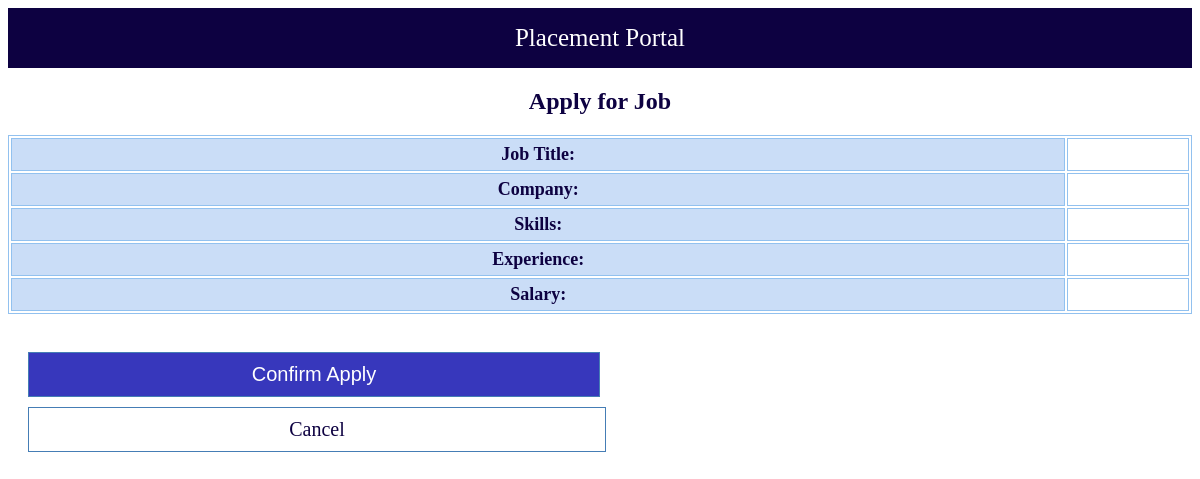
Page /apply/4 (signed in) on the earlier database version.
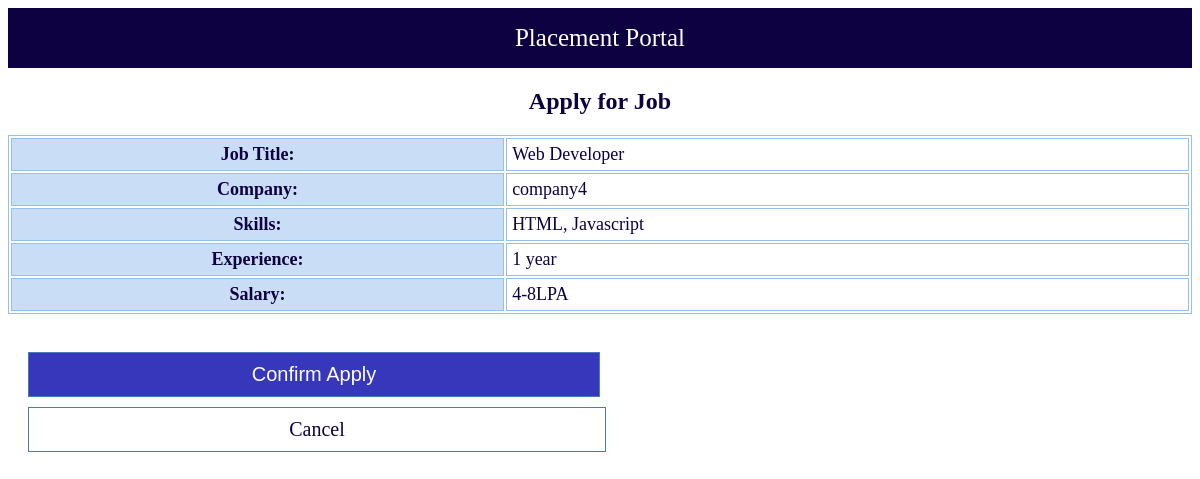
Same page on the later database version.
### tables this page shows
CREATE TABLE drives(
        id INTEGER PRIMARY KEY AUTOINCREMENT,
        company_id INTEGER,
        job_title TEXT,
        skills TEXT,
        experience TEXT,
        salary TEXT,
        status TEXT DEFAULT 'pending',
        FOREIGN KEY(company_id) REFERENCES companies(id)
    );

CREATE TABLE companies(
        id INTEGER PRIMARY KEY AUTOINCREMENT,
        name TEXT NOT NULL,
        email TEXT NOT NULL,
        password TEXT NOT NULL,
        website TEXT,
        hr_contact TEXT,
        status TEXT NOT NULL DEFAULT 'pending'
    );

### app.py (the view, shortened to what this page needs)
@app.route("/apply/<int:drive_id>", methods=["GET", "POST"])
def apply_job(drive_id):
    if "student" not in session:
        return redirect("/")
    db = get_db()
    student_id = session["student"]
    drive = db.execute("""
        SELECT drives.*, companies.name as company
        FROM drives
        JOIN companies ON drives.company_id = companies.id
        WHERE drives.id=?
    """, (drive_id,)).fetchone()
    return render_template("student/apply.html", drive=drive)

### database.py (called while the page is built)
def get_db():
    conn = sqlite3.connect("placement.db")
    conn.row_factory = sqlite3.Row
    return conn

### templates/student/apply.html
{% extends "base.html" %}
{% block content %}
<h2>Apply for Job</h2>
<table class="table-border">
    <tr>
        <th>Job Title:</th>
        <td>{{ drive.job_title }}</td>
    </tr>
    <tr>
        <th>Company:</th>
        <td>{{ drive.company }}</td>
    </tr>
    <tr>
        <th>Skills:</th>
        <td>{{ drive.skills }}</td>
    </tr>
    <tr>
        <th>Experience:</th>
        <td>{{ drive.experience }}</td>
    </tr>
    <tr>
        <th>Salary:</th>
        <td>{{ drive.salary }}</td>
    </tr>
</table>
<br>
<form method="POST">
    <button class="login submit">Confirm Apply</button>
    <a class="login" href="/student/dashboard">Cancel</a>
</form>
{% endblock %}

Differences in the rows shown:
added drives: job_title "Web Developer", skills "HTML, Javascript", experience "1 year", salary "4-8LPA"
added companies: company "company4"
